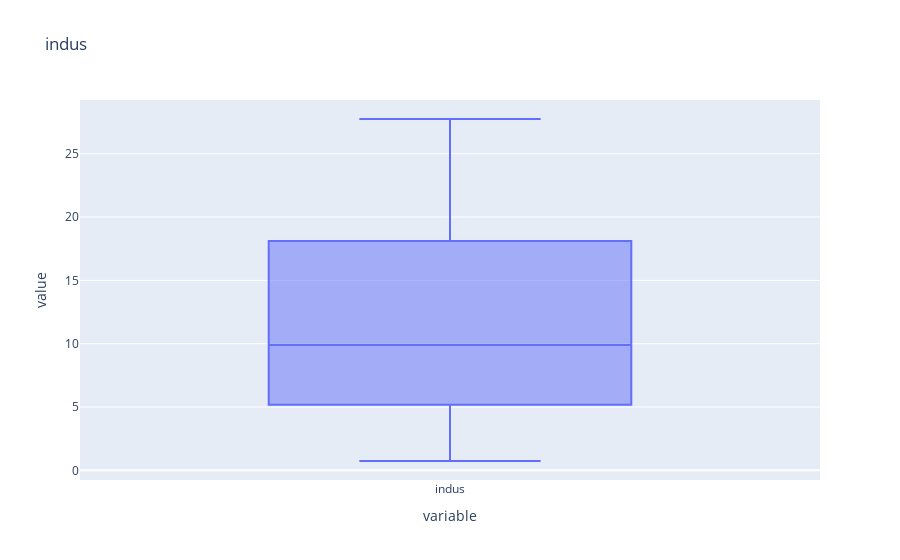

Notebook code cell kept with this figure:
### Code cell
px.box(indus,title = "indus")

### Figure 1 — Plotly figure (JSON) as saved in the notebook; plotly's stock layout.template omitted (floating-point values rounded to 4 significant figures; data arrays with more than 128 entries replaced by an {"elided": "..."} marker saying what was removed)
{"data": [{"alignmentgroup": "True", "hovertemplate": "variable=%{x}<br>value=%{y}<extra></extra>", "legendgroup": "", "marker": {"color": "#636efa"}, "name": "", "notched": false, "offsetgroup": "", "orientation": "v", "showlegend": false, "type": "box", "x": {"elided": "3157 str values"}, "x0": " ", "xaxis": "x", "y": {"elided": "3157 float values"}, "y0": " ", "yaxis": "y"}], "layout": {"boxmode": "group", "legend": {"tracegroupgap": 0}, "title": {"text": "indus"}, "xaxis": {"anchor": "y", "domain": [0, 1], "title": {"text": "variable"}}, "yaxis": {"anchor": "x", "domain": [0, 1], "title": {"text": "value"}}}}
